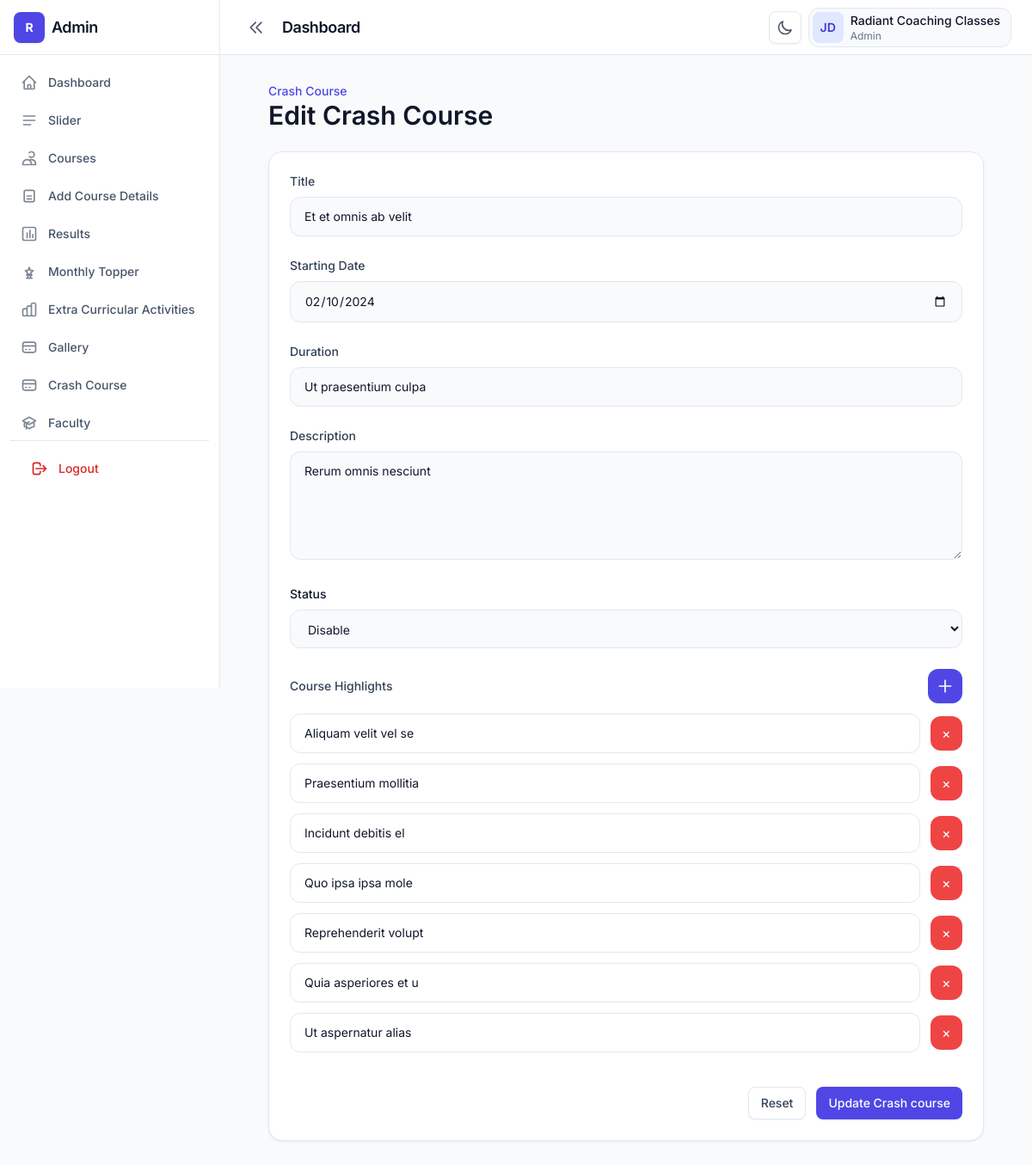
The app's page /admin/edit-crash-course?id=3 (signed in) with its own data.
### tables this page shows
CREATE TABLE IF NOT EXISTS `crash_courses` (
  `id` int NOT NULL AUTO_INCREMENT,
  `title` varchar(255) NOT NULL,
  `start_date` date NOT NULL,
  `duration` varchar(100) NOT NULL,
  `description` text NOT NULL,
  `created_at` date DEFAULT NULL,
  `updated_at` date DEFAULT NULL,
  `status` tinyint(1) DEFAULT '1',
  PRIMARY KEY (`id`)
);

CREATE TABLE IF NOT EXISTS `crash_course_highlights` (
  `id` int NOT NULL AUTO_INCREMENT,
  `crash_course_id` int NOT NULL,
  `highlight` text NOT NULL,
  `created_at` timestamp NULL DEFAULT CURRENT_TIMESTAMP,
  PRIMARY KEY (`id`),
  KEY `crash_course_id` (`crash_course_id`)
);

### admin/edit-crash-course.php (the view, shortened to what this page needs)
<?php
include('../conn.php');
$id = $_GET['id'] ?? 0;
$stmt = $conn->prepare("
    SELECT *
    FROM crash_courses
    WHERE id = :id
");
$stmt->execute([':id' => $id]);
$course = $stmt->fetch(PDO::FETCH_ASSOC);
$highlightStmt = $conn->prepare("
    SELECT *
    FROM crash_course_highlights
    WHERE crash_course_id = :id
");
$highlightStmt->execute([':id' => $id]);
$highlights = $highlightStmt->fetchAll(PDO::FETCH_ASSOC);
?>
<!DOCTYPE html>
<html lang="en" class="h-full">
<head>
    <link rel="stylesheet"
        href="../dist/css/output.css" />
</head>
<body class="h-full bg-slate-50 text-slate-900 dark:bg-slate-950 dark:text-slate-100">
    <div class="flex min-h-full">
        <?php include('sidebar.php'); ?>
        <div class="flex min-h-screen flex-1 flex-col lg:min-h-0">
            <?php include('header.php'); ?>
            <main class="flex-1 overflow-auto p-4 lg:p-8">
                <div class="container max-w-4xl">
                    <div class="mb-6 flex flex-col gap-4 sm:flex-row sm:flex-wrap sm:items-center sm:justify-between">
                        <div class="min-w-0 flex-1">
                            <p class="text-sm font-medium text-brand-600 dark:text-brand-400">
                                Crash Course
                            </p>
                            <h2 class="text-display-sm text-slate-900 dark:text-white">
                                Edit Crash Course
                            </h2>
                        </div>
                    </div>
                    <form method="POST"
                        enctype="multipart/form-data">
                        <div class="rounded-2xl border border-slate-200 bg-white shadow-card dark:border-slate-800 dark:bg-slate-900">
                            <div class="space-y-6 p-6">
                                <div>
                                    <label class="mb-2 block text-sm font-medium text-slate-700 dark:text-slate-300">
                                        Title
                                    </label>
                                    <input
                                        type="text"
                                        name="title"
                                        required
                                        value="<?= htmlspecialchars($course['title']) ?>"
                                        placeholder="Enter Title"
                                        class="w-full rounded-xl border border-slate-200 bg-slate-50 px-4 py-3 text-sm outline-none ring-brand-500/30 placeholder:text-slate-400 focus:border-brand-300 focus:bg-white focus:ring-4 dark:border-slate-700 dark:bg-slate-950 dark:focus:bg-slate-950" />
                                </div>
                                <div>
                                    <label class="mb-2 block text-sm font-medium text-slate-700 dark:text-slate-300">
                                        Starting Date
                                    </label>
                                    <input
                                        type="Date"
                                        name="start_date"
                                        required
                                        value="<?= $course['start_date'] ?>"
                                        class="w-full rounded-xl border border-slate-200 bg-slate-50 px-4 py-3 text-sm outline-none ring-brand-500/30 placeholder:text-slate-400 focus:border-brand-300 focus:bg-white focus:ring-4 dark:border-slate-700 dark:bg-slate-950 dark:focus:bg-slate-950" />
                                </div>
                                <div>
                                    <label class="mb-2 block text-sm font-medium text-slate-700 dark:text-slate-300">
                                        Duration
                                    </label>
                                    <input
                                        type="text"
                                        name="duration"
                                        required
                                        value="<?= $course['duration'] ?>"
                                        class="w-full rounded-xl border border-slate-200 bg-slate-50 px-4 py-3 text-sm outline-none ring-brand-500/30 placeholder:text-slate-400 focus:border-brand-300 focus:bg-white focus:ring-4 dark:border-slate-700 dark:bg-slate-950 dark:focus:bg-slate-950" />
                                </div>
                                <div>
                                    <label class="mb-2 block text-sm font-medium text-slate-700 dark:text-slate-300">
                                        Description
                                    </label>
                                    <textarea
                                        name="description"
                                        rows="5"
                                        required
                                        placeholder="Enter Description"
                                        class="w-full rounded-xl border border-slate-200 bg-slate-50 px-4 py-3 text-sm outline-none ring-brand-500/30 placeholder:text-slate-400 focus:border-brand-300 focus:bg-white focus:ring-4 dark:border-slate-700 dark:bg-slate-950 dark:focus:bg-slate-950"><?= $course['description'] ?></textarea>
                                </div>
                                <div>
                                    <label class="mb-2 block text-sm font-medium">
                                        Status
                                    </label>
                                    <select name="status"
                                        class="w-full rounded-xl border border-slate-200 bg-slate-50 px-4 py-3 text-sm outline-none ring-brand-500/30 placeholder:text-slate-400 focus:border-brand-300 focus:bg-white focus:ring-4 dark:border-slate-700 dark:bg-slate-950 dark:focus:bg-slate-950">
                                        <option value="0" <?= $course['status'] == 0 ? 'selected' : '' ?>>Disable</option>
                                    </select>
                                </div>
                                <div>
                                    <div class="mb-3 flex items-center justify-between">
                                        <label class="text-sm font-medium text-slate-700 dark:text-slate-300">
                                            Course Highlights
                                        </label>
                                        <button
                                            type="button"
                                            onclick="addImageField()"
                                            class="flex h-10 w-10 items-center justify-center rounded-xl bg-brand-600 text-white shadow-sm transition hover:bg-brand-700">
                                            <svg class="h-5 w-5"
                                                fill="none"
                                                stroke="currentColor"
                                                viewBox="0 0 24 24">
                                                <path
                                                    stroke-linecap="round"
                                                    stroke-linejoin="round"
                                                    stroke-width="2"
                                                    d="M12 4v16m8-8H4" />
                                            </svg>
                                        </button>
                                    </div>
                                    <div id="image-fields" class="space-y-3">
                                        <?php foreach ($highlights as $h): ?>
                                            <div class="flex items-center gap-3">
                                                <input
                                                    type="text"
                                                    name="highlights[]"
                                                    value="<?= htmlspecialchars($h['highlight']) ?>"
                                                    class="block w-full rounded-xl border px-4 py-3 text-sm">
                                                <button type="button"
                                                    onclick="removeImageField(this)"
                                                    class="flex h-10 w-10 items-center justify-center rounded-xl bg-red-500 text-white">
                                                    ×
                                                </button>
                                            </div>
                                        <?php endforeach; ?>
                                    </div>
                                </div>
                                <div class="flex justify-end gap-3 pt-4">
                                    <button
                                        type="reset"
                                        class="btn btn-secondary">
                                        Reset
                                    </button>
                                    <button
                                        type="submit"
                                        name="update_crash_course"
                                        class="btn btn-primary">
                                        Update Crash course
                                    </button>
                                </div>
                            </div>
                    </form>
                </div>
            </main>
        </div>
    </div>
</body>
</html>

### records on screen
crash_courses: title "Et et omnis ab velit", start_date "02/10/2024", duration "Ut praesentium culpa", description "Rerum omnis nesciunt", status "Disable"
crash_course_highlights: highlight "Aliquam velit vel se"
crash_course_highlights: highlight "Praesentium mollitia"
crash_course_highlights: highlight "Incidunt debitis el"
crash_course_highlights: highlight "Quo ipsa ipsa mole"
crash_course_highlights: highlight "Reprehenderit volupt"
crash_course_highlights: highlight "Quia asperiores et u"
crash_course_highlights: highlight "Ut aspernatur alias"
